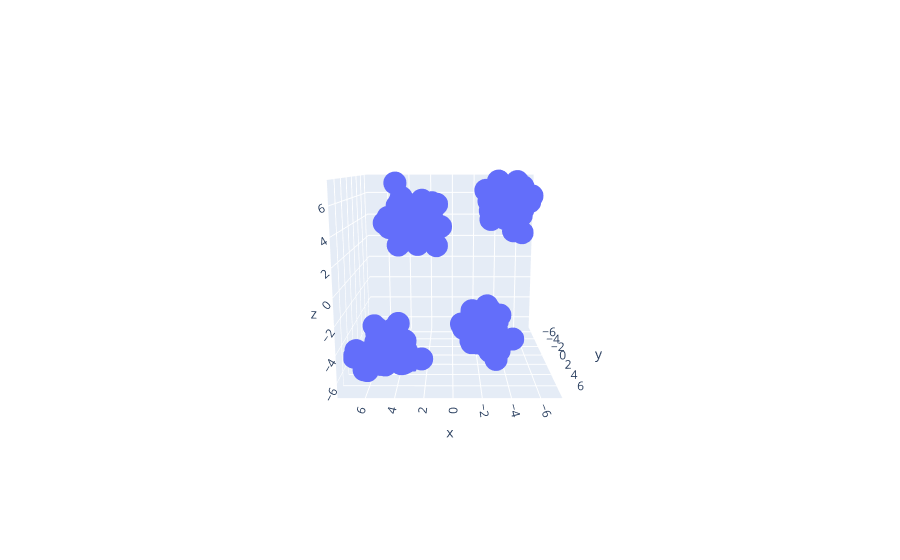

Notebook source saved alongside this figure:
### Code cell
import plotly.express as px  
fig =px.scatter_3d(x=X[:,0],y=X[:,1],z=X[:,2])
fig.show()

### Figure 1 — Plotly figure (JSON) as saved in the notebook; plotly's stock layout.template omitted (floating-point values rounded to 4 significant figures; data arrays with more than 128 entries replaced by an {"elided": "..."} marker saying what was removed)
{"data": [{"hovertemplate": "x=%{x}<br>y=%{y}<br>z=%{z}<extra></extra>", "legendgroup": "", "marker": {"color": "#636efa", "symbol": "circle"}, "mode": "markers", "name": "", "scene": "scene", "showlegend": false, "type": "scatter3d", "x": {"elided": "200 float values"}, "y": {"elided": "200 float values"}, "z": {"elided": "200 float values"}}], "layout": {"autosize": true, "legend": {"tracegroupgap": 0}, "margin": {"t": 60}, "scene": {"aspectmode": "auto", "aspectratio": {"x": 1.017, "y": 1.011, "z": 0.9724}, "camera": {"center": {"x": 0, "y": 0, "z": 0}, "eye": {"x": -0.001911, "y": 2.631, "z": 0.5532}, "projection": {"type": "perspective"}, "up": {"x": -0.01238, "y": 0.01254, "z": 0.9998}}, "domain": {"x": [0, 1], "y": [0, 1]}, "xaxis": {"title": {"text": "x"}, "type": "linear"}, "yaxis": {"title": {"text": "y"}, "type": "linear"}, "zaxis": {"title": {"text": "z"}, "type": "linear"}}}}
